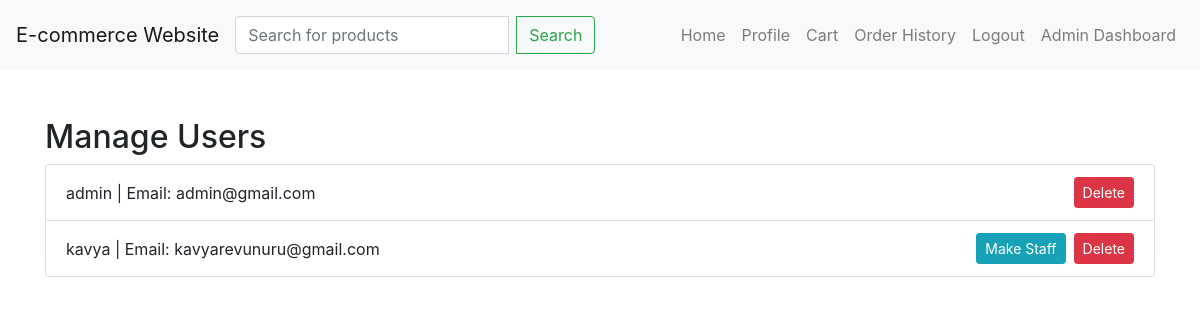
Page /custom-admin/manage-users/ (signed in) on the earlier database version.
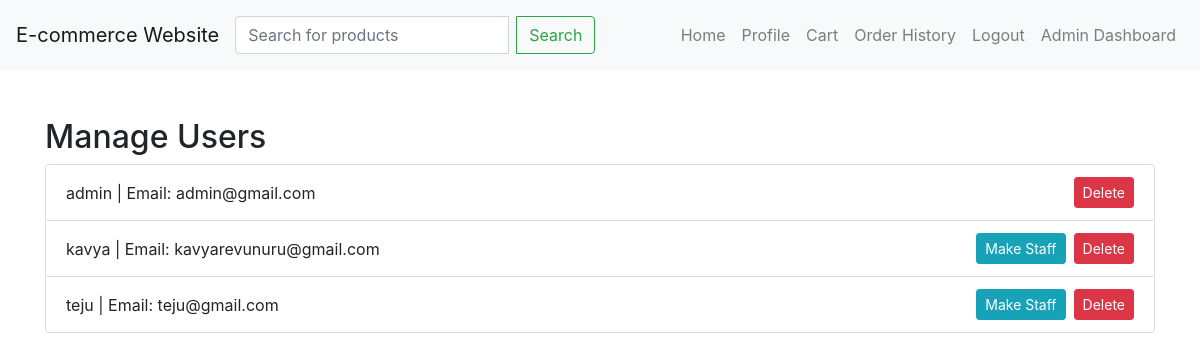
Same page on the later database version.
### ClothingStore/models.py (models this page shows, shortened)
class User(AbstractUser):
    contact_number = models.CharField(max_length=15)
    address = models.TextField(blank=True)
    dob = models.DateField(default=date(2000,1,1))
    groups = models.ManyToManyField(
        'auth.Group',
        related_name='custom_user_set',
        blank=True,
        verbose_name='groups',
        help_text='The groups this user belongs to. A user will get all permissions granted to each of their groups.',
    )
    user_permissions = models.ManyToManyField(
        'auth.Permission',
        related_name='custom_user_set',
        blank=True,
        verbose_name='user permissions',
        help_text='Specific permissions for this user.',
    )

### ClothingStore/views.py (the view)
# urls.py: path('custom-admin/manage-users/', views.manage_users, name='manage_users'),
@staff_member_required
def manage_users(request):
    users = User.objects.all()
    return render(request, 'manage_users.html', {'users': users})

### templates/manage_users.html (shortened to what this page needs)
{% extends 'base.html' %}
{% block content %}
<div class="container mt-5">
  <h2>Manage Users</h2>
  <ul class="list-group">
    {% for user in users %}
    <li class="list-group-item d-flex justify-content-between align-items-center">
      {{ user.username }} | Email: {{ user.email }}
      <div class="btn-group" role="group" aria-label="User actions">
          {% if not user.is_staff %}
          <form method="POST" action="{% url 'promote_to_staff' user.id %}" class="d-inline">
              <button type="submit" class="btn btn-sm btn-info">Make Staff</button>
          </form>
          {% endif %}
          <form method="POST" action="{% url 'delete_user' user.id %}" class="d-inline ml-2">
              <button type="submit" class="btn btn-sm btn-danger">Delete</button>
          </form>
      </div>
    </li>
    {% endfor %}
  </ul>
</div>
{% endblock %}

Differences in the rows shown:
added User: username "teju", email "teju@gmail.com", is_staff "Make Staff"
